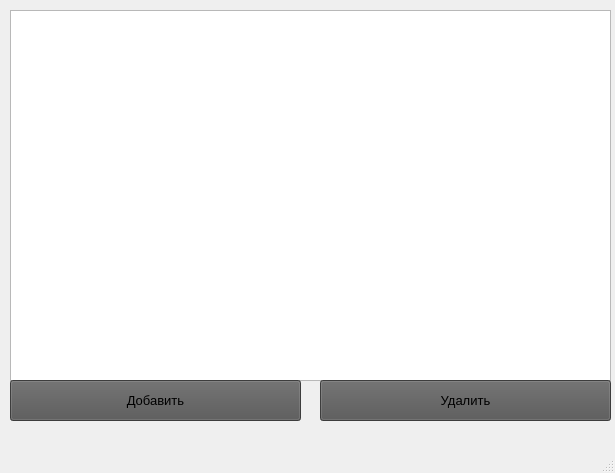
<?xml version="1.0" encoding="UTF-8"?>
<ui version="4.0">
 <class>MainWindow</class>
 <widget class="QMainWindow" name="MainWindow">
  <property name="geometry">
   <rect>
    <x>0</x>
    <y>0</y>
    <width>615</width>
    <height>473</height>
   </rect>
  </property>
  <property name="windowTitle">
   <string>MainWindow</string>
  </property>
  <widget class="QWidget" name="centralwidget">
   <widget class="QTableView" name="tableView">
    <property name="geometry">
     <rect>
      <x>10</x>
      <y>10</y>
      <width>601</width>
      <height>371</height>
     </rect>
    </property>
   </widget>
   <widget class="QPushButton" name="btnAdd">
    <property name="geometry">
     <rect>
      <x>10</x>
      <y>380</y>
      <width>291</width>
      <height>41</height>
     </rect>
    </property>
    <property name="font">
     <font>
      <pointsize>10</pointsize>
     </font>
    </property>
    <property name="styleSheet">
     <string notr="true">background-padding: 11px;
background-color: #555555;</string>
    </property>
    <property name="text">
     <string>Добавить</string>
    </property>
   </widget>
   <widget class="QPushButton" name="btnAdd_2">
    <property name="geometry">
     <rect>
      <x>320</x>
      <y>380</y>
      <width>291</width>
      <height>41</height>
     </rect>
    </property>
    <property name="font">
     <font>
      <pointsize>10</pointsize>
     </font>
    </property>
    <property name="styleSheet">
     <string notr="true">padding: 5px;
background-color: #555555;</string>
    </property>
    <property name="text">
     <string>Удалить</string>
    </property>
   </widget>
  </widget>
  <widget class="QMenuBar" name="menubar">
   <property name="geometry">
    <rect>
     <x>0</x>
     <y>0</y>
     <width>615</width>
     <height>25</height>
    </rect>
   </property>
  </widget>
  <widget class="QStatusBar" name="statusbar"/>
 </widget>
 <resources/>
 <connections/>
</ui>
